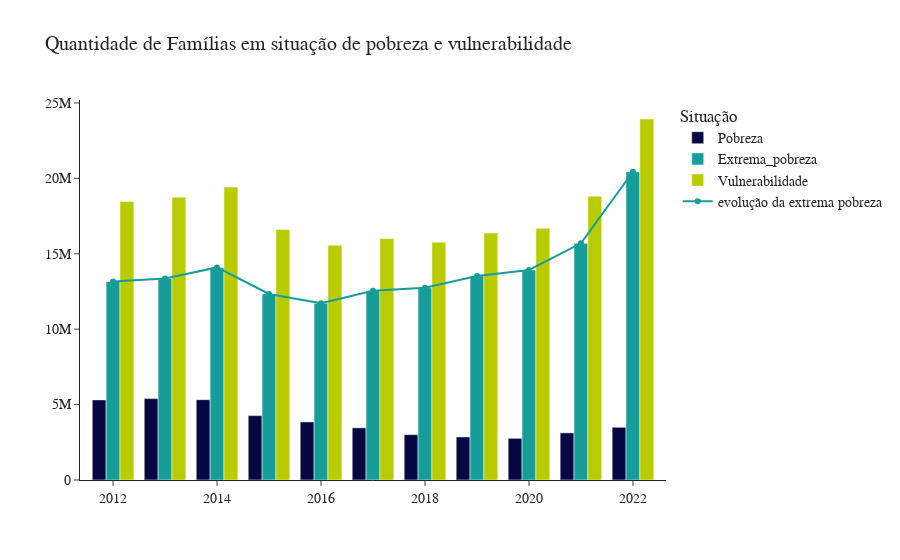

Write notebook code for a chart like this one.
### Code cell
fig = go.Figure()
fig.add_trace(
    go.Bar(name = 'Pobreza', x=df_anual['referencia'], y=df_anual['familias_pobreza'], marker_color = '#070743')  
)
fig.add_trace(
    go.Bar(name = 'Extrema_pobreza', x=df_anual['referencia'], y=df_anual['familias_extrema_pobreza'], marker_color = '#169d99')
)

fig.add_trace(
    go.Bar(name = 'Vulnerabilidade', x=df_anual['referencia'], y=df_anual['familias_vulnerabilidade'], marker_color = '#b9cc01')
)


'''
fig.add_trace(
    go.Scatter(x=df_anual["referencia"], y=df_anual["familias_vulnerabilidade"],name = 'evolução',marker_color = '#b9cc01')
)
'''


fig.add_trace(
    go.Scatter(x=df_anual["referencia"], y=df_anual["familias_extrema_pobreza"],name = 'evolução da extrema pobreza',marker_color = '#169d99')
)


'''
fig.add_trace(
    go.Scatter(x=df_anual["referencia"], y=df_anual["familias_pobreza"],name = 'evolução',marker_color = '#070743')
)
'''
fig.update_layout(title='Quantidade de Famílias em situação de pobreza e vulnerabilidade',
    legend_title='Situação',
    font=dict(
        family="Courier New, monospace",
        size=14
    ),
    template='simple_white'
)
fig.show()

### Figure 1 — Plotly figure (JSON) as saved in the notebook; plotly's stock layout.template omitted (floating-point values rounded to 4 significant figures)
{"data": [{"marker": {"color": "#070743"}, "name": "Pobreza", "type": "bar", "x": [2012, 2013, 2014, 2015, 2016, 2017, 2018, 2019, 2020, 2021, 2022], "y": [5311337, 5397222, 5325302, 4268713, 3849178, 3460232, 3006575, 2853527, 2764930, 3124874, 3495077]}, {"marker": {"color": "#169d99"}, "name": "Extrema_pobreza", "type": "bar", "x": [2012, 2013, 2014, 2015, 2016, 2017, 2018, 2019, 2020, 2021, 2022], "y": [13161099, 13354834, 14095333, 12335278, 11720302, 12547592, 12750668, 13520588, 13923660, 15693270, 20439159]}, {"marker": {"color": "#b9cc01"}, "name": "Vulnerabilidade", "type": "bar", "x": [2012, 2013, 2014, 2015, 2016, 2017, 2018, 2019, 2020, 2021, 2022], "y": [18472436, 18752056, 19420635, 16603991, 15569480, 16007824, 15757243, 16374115, 16688590, 18818144, 23934236]}, {"marker": {"color": "#169d99"}, "name": "evolução da extrema pobreza", "type": "scatter", "x": [2012, 2013, 2014, 2015, 2016, 2017, 2018, 2019, 2020, 2021, 2022], "y": [13161099, 13354834, 14095333, 12335278, 11720302, 12547592, 12750668, 13520588, 13923660, 15693270, 20439159]}], "layout": {"font": {"family": "Courier New, monospace", "size": 14}, "legend": {"title": {"text": "Situação"}}, "title": {"text": "Quantidade de Famílias em situação de pobreza e vulnerabilidade"}}}
